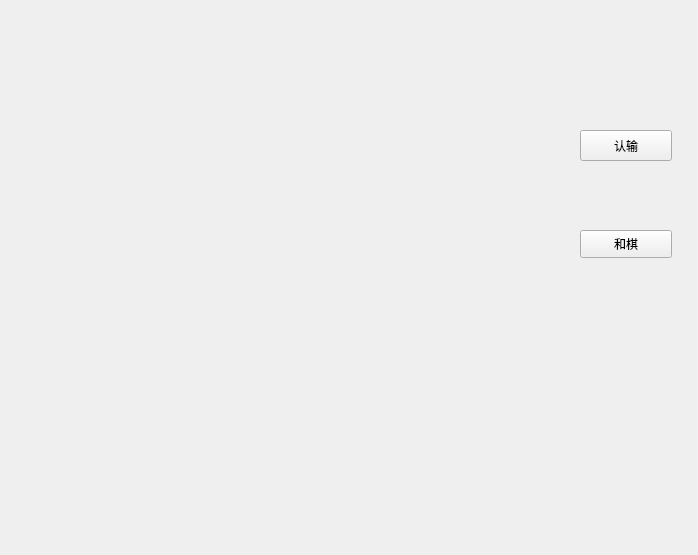
<?xml version="1.0" encoding="UTF-8"?>
<ui version="4.0">
 <class>GameBoard</class>
 <widget class="QWidget" name="GameBoard">
  <property name="geometry">
   <rect>
    <x>0</x>
    <y>0</y>
    <width>698</width>
    <height>555</height>
   </rect>
  </property>
  <property name="windowTitle">
   <string>Form</string>
  </property>
  <widget class="QPushButton" name="giveupButton">
   <property name="geometry">
    <rect>
     <x>580</x>
     <y>130</y>
     <width>92</width>
     <height>31</height>
    </rect>
   </property>
   <property name="text">
    <string>认输</string>
   </property>
  </widget>
  <widget class="QPushButton" name="peaceButton">
   <property name="geometry">
    <rect>
     <x>580</x>
     <y>230</y>
     <width>92</width>
     <height>28</height>
    </rect>
   </property>
   <property name="text">
    <string>和棋</string>
   </property>
  </widget>
  <widget class="QLabel" name="response">
   <property name="geometry">
    <rect>
     <x>490</x>
     <y>290</y>
     <width>191</width>
     <height>71</height>
    </rect>
   </property>
   <property name="text">
    <string/>
   </property>
  </widget>
 </widget>
 <resources/>
 <connections/>
</ui>
